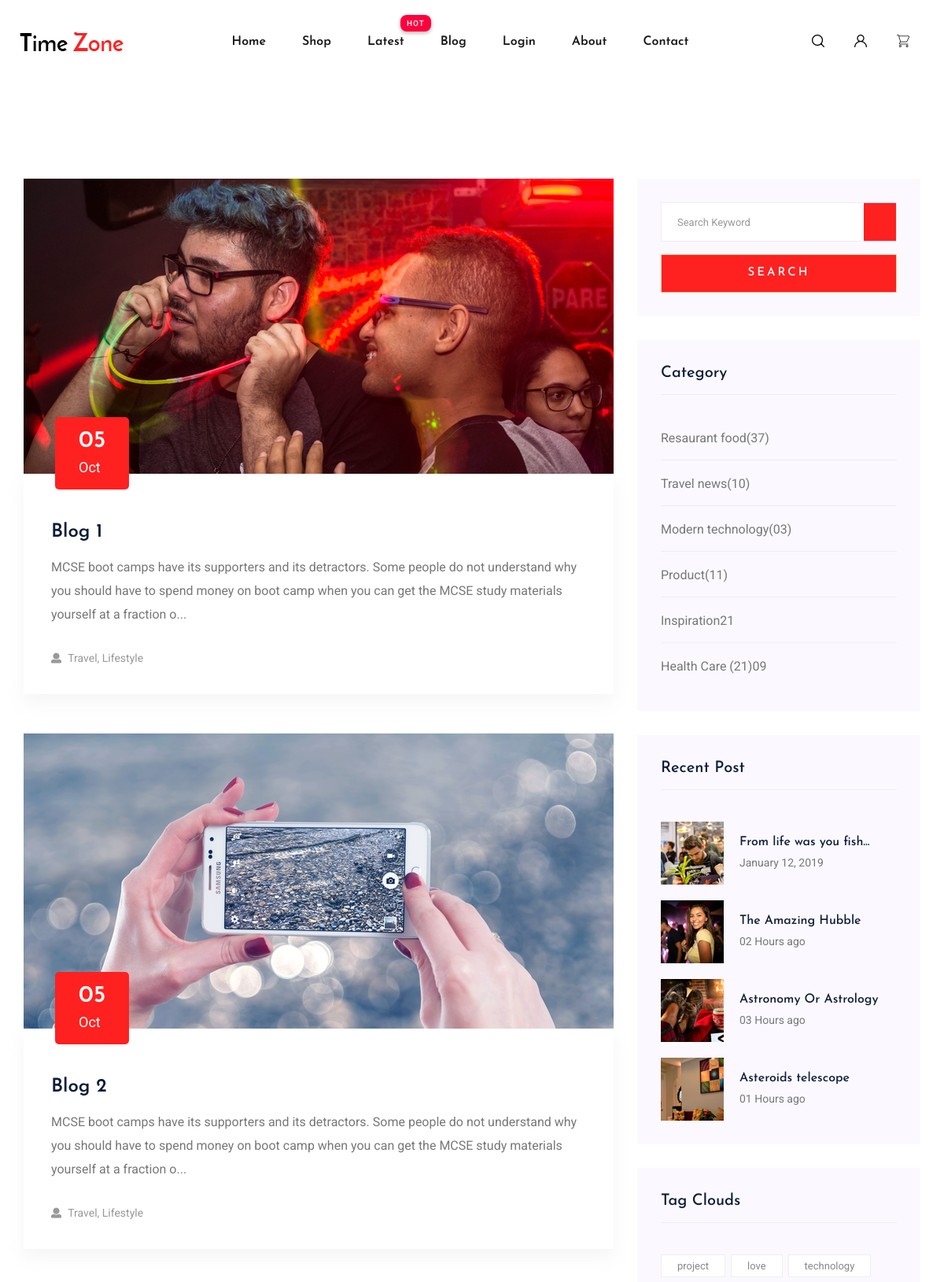
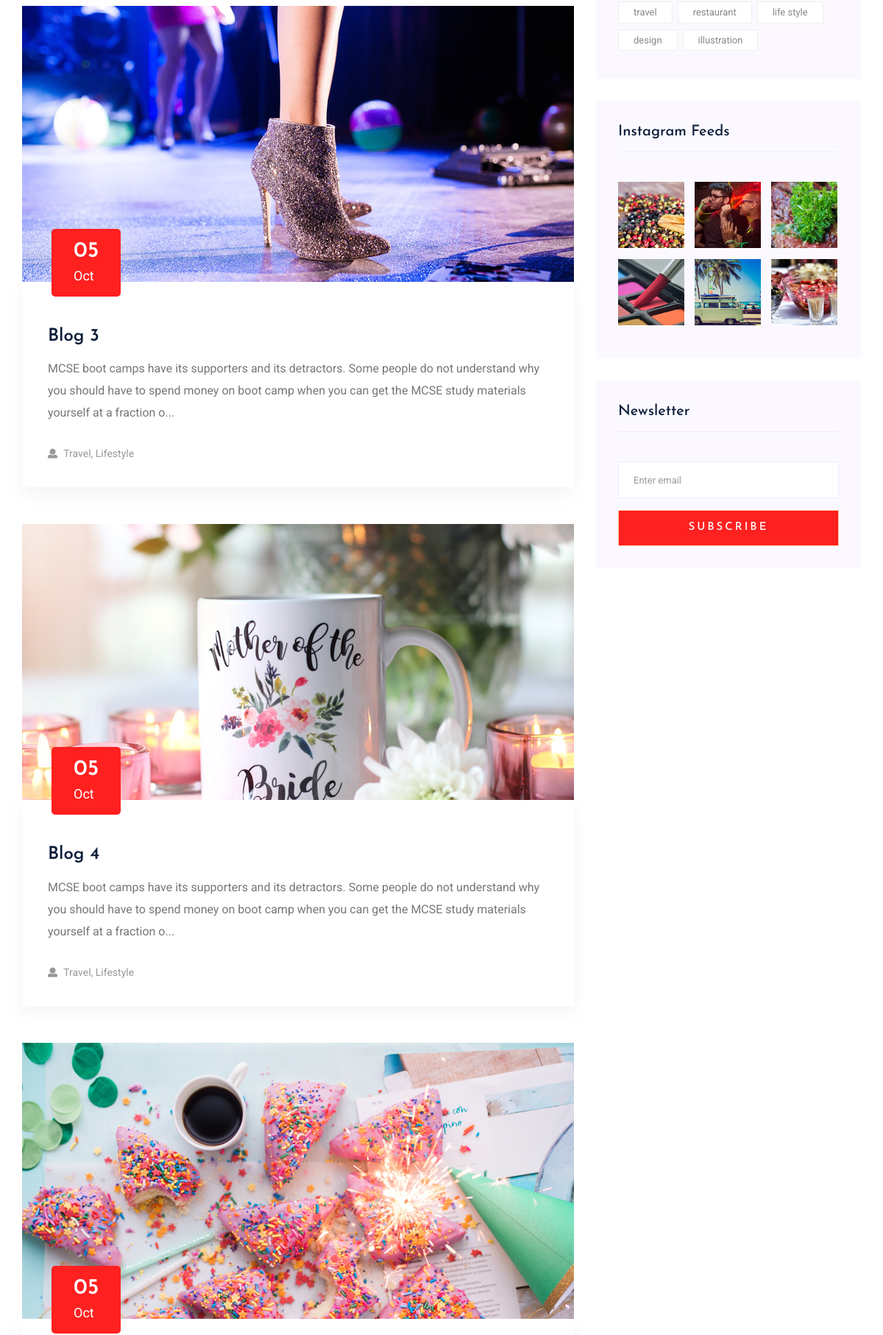
Screenshot of /blog/ (upper part) with the database file from the repository (2 pictures, top to bottom).
### Store/models.py (models this page shows, shortened)
class Blog(models.Model):
	title = models.CharField(max_length=1000)
	blog_desc = models.CharField(max_length=10000)
	blog_desc_note = models.CharField(max_length=8000)
	blog_img = models.ImageField(upload_to='blog_images/')
	blog_upload_date = models.DateTimeField(auto_now_add=True)
	author = models.CharField(max_length=100,default='')
	author_desc = models.CharField(max_length=1000,default='')
	author_img = models.ImageField(upload_to='blog_author_img/')

### Store/views.py (the view)
# urls.py: 2. Add a URL to urlpatterns:  path('blog/', include('blog.urls'))
def blog(request):
	blog = Blog.objects.all()
	return render(request,'blog.html',{'blog':blog})

### templates/blog.html (shortened to what this page needs)
{% load static %}
<!doctype html>
<html class="no-js" lang="zxx">
<head>
    <link rel="stylesheet" href="{% static 'css/bootstrap.min.css' %}">
    <link rel="stylesheet" href="{% static 'css/owl.carousel.min.css' %}">
    <link rel="stylesheet" href="{% static 'css/flaticon.css' %}">
    <link rel="stylesheet" href="{% static 'css/slicknav.css' %}">
    <link rel="stylesheet" href="{% static 'css/animate.min.css' %}">
    <link rel="stylesheet" href="{% static 'css/magnific-popup.css' %}">
    <link rel="stylesheet" href="{% static 'css/fontawesome-all.min.css' %}">
    <link rel="stylesheet" href="{% static 'css/themify-icons.css' %}">
    <link rel="stylesheet" href="{% static 'css/slick.css' %}">
    <link rel="stylesheet" href="{% static 'css/nice-select.css' %}">
    <link rel="stylesheet" href="{% static 'css/style.css' %}">
</head>
<body>
    <header>
        <div class="header-area">
            <div class="main-header header-sticky">
                <div class="container-fluid">
                    <div class="menu-wrapper">
                        <div class="logo">
                            <a href="index.html"><img src="{% static 'img/logo/logo.png' %}" alt=""></a>
                        </div>
                        <div class="main-menu d-none d-lg-block">
                            <nav>
                                <ul id="navigation">
                                    <li><a href="{% url 'Store:index' %}">Home</a></li>
                                    <li><a href="{% url 'Store:shop' %}">shop</a></li>
                                    <li class="hot"><a href="#">Latest</a>
                                    </li>
                                    <li><a href="{% url 'Store:blog' %}">Blog</a></li>
                                    <li>
                                        {% if user.is_authenticated %}
                                            <a href="{% url 'useraccount:logout' %}">Logout</a>
                                        {% else %}
                                            <a href="{% url 'useraccount:login' %}">Login</a>
                                        {% endif %}
                                    </li>
                                    <li><a href="{% url 'Store:about' %}">about</a></li>
                                    <li><a href="{% url 'Store:contact' %}">Contact</a></li>
                                </ul>
                            </nav>
                        </div>
                        <div class="header-right">
                            <ul>
                                <li>
                                    <div class="nav-search search-switch">
                                        <span class="flaticon-search"></span>
                                    </div>
                                </li>
                                <li>
                                    {% if user.is_authenticated %}
                                        <a href="{% url 'useraccount:logout' %}"><span class="flaticon-user"></span></a>
                                    {% else %}
                                        <a href="{% url 'useraccount:login' %}"><span class="flaticon-user"></span></a>
                                    {% endif %}
                                 </li>
                                <li><a href="{% url 'Store:cart' %}"><span class="flaticon-shopping-cart"></span></a> </li>
                            </ul>
                        </div>
                    </div>
                    <div class="col-12">
                    </div>
                </div>
            </div>
        </div>
    </header>
    <main>
        <section class="blog_area section-padding">
            <div class="container">
                <div class="row">
                    <div class="col-lg-8 mb-5 mb-lg-0">
                        <div class="blog_left_sidebar">
                        {% if blog %}
                            {% for b in blog %}
                                <article class="blog_item">
                                    <div class="blog_item_img">
                                        <a href="{% url 'Store:blog_details' b.pk %}">
                                        <img class="card-img rounded-0" src="{{ b.blog_img.url }}" alt="">
                                        </a>
                                        <a href="#" class="blog_item_date">
                                            <h3>{{ b.blog_upload_date|date:'d' }}</h3>
                                            <p>{{ b.blog_upload_date|date:'M' }}</p>
                                        </a>
                                    </div>
                                    <div class="blog_details">
                                        <a class="d-inline-block" href="{% url 'Store:blog_details' b.pk %}">
                                            <h2>{{ b.title }}</h2>
                                        </a>
                                        <p>{{ b.blog_desc|slice:200 }}...</p>
                                        <ul class="blog-info-link">
                                            <li><a href="#"><i class="fa fa-user"></i> Travel, Lifestyle</a></li>
                                        </ul>
                                    </div>
                                </article>
                            {% endfor %}
                        {% endif %}
                        </div>
                    </div>
                    <div class="col-lg-4">
                        <div class="blog_right_sidebar">
                            <aside class="single_sidebar_widget search_widget">
                                <form action="#">
                                    <div class="form-group">
                                        <div class="input-group mb-3">
                                            <input type="text" class="form-control" placeholder='Search Keyword'
                                                onfocus="this.placeholder = ''"
                                                onblur="this.placeholder = 'Search Keyword'">
                                            <div class="input-group-append">
                                                <button class="btns" type="button"><i class="ti-search"></i></button>
                                            </div>
                                        </div>
                                    </div>
                                    <button class="button rounded-0 primary-bg text-white w-100 btn_1 boxed-btn"
                                        type="submit">Search</button>
                                </form>
                            </aside>
                            <aside class="single_sidebar_widget post_category_widget">
                                <h4 class="widget_title">Category</h4>
                                <ul class="list cat-list">
                                    <li>
                                        <a href="#" class="d-flex">
                                            <p>Resaurant food</p>
                                            <p>(37)</p>
                                        </a>
                                    </li>
                                    <li>
                                        <a href="#" class="d-flex">
                                            <p>Travel news</p>
                                            <p>(10)</p>
                                        </a>
                                    </li>
                                    <li>
                                        <a href="#" class="d-flex">
                                            <p>Modern technology</p>
                                            <p>(03)</p>
                                        </a>
                                    </li>
                                    <li>
                                        <a href="#" class="d-flex">
                                            <p>Product</p>
                                            <p>(11)</p>
                                        </a>
                                    </li>
                                    <li>
                                        <a href="#" class="d-flex">
                                            <p>Inspiration</p>
                                            <p>21</p>
                                        </a>
                                    </li>
                                    <li>
                                        <a href="#" class="d-flex">
                                            <p>Health Care (21)</p>
                                            <p>09</p>
                                        </a>
                                    </li>
                                </ul>
                            </aside>
                            <aside class="single_sidebar_widget popular_post_widget">
                                <h3 class="widget_title">Recent Post</h3>
                                <div class="media post_item">
                                    <img src="{% static 'img/post/post_1.png' %}" alt="post">
                                    <div class="media-body">
                                        <a href="single-blog.html">
                                            <h3>From life was you fish...</h3>
                                        </a>
                                        <p>January 12, 2019</p>
                                    </div>
                                </div>
                                <div class="media post_item">
                                    <img src="{% static 'img/post/post_2.png' %}" alt="post">
                                    <div class="media-body">
                                        <a href="single-blog.html">
                                            <h3>The Amazing Hubble</h3>
                                        </a>
                                        <p>02 Hours ago</p>
                                    </div>
                                </div>
                                <div class="media post_item">
                                    <img src="{% static 'img/post/post_3.png' %}" alt="post">
                                    <div class="media-body">
                                        <a href="single-blog.html">
                                            <h3>Astronomy Or Astrology</h3>
                                        </a>
                                        <p>03 Hours ago</p>
                                    </div>
                                </div>
                                <div class="media post_item">
                                    <img src="{% static 'img/post/post_4.png' %}" alt="post">
                                    <div class="media-body">
                                        <a href="single-blog.html">
                                            <h3>Asteroids telescope</h3>
                                        </a>
                                        <p>01 Hours ago</p>
                                    </div>
                                </div>
                            </aside>
                            <aside class="single_sidebar_widget tag_cloud_widget">
                                <h4 class="widget_title">Tag Clouds</h4>
                                <ul class="list">
                                    <li>
                                        <a href="#">project</a>
                                    </li>
                                    <li>
                                        <a href="#">love</a>
                                    </li>
                                    <li>
                                        <a href="#">technology</a>
                                    </li>
                                    <li>
                                        <a href="#">travel</a>
                                    </li>
                                    <li>
                                        <a href="#">restaurant</a>
                                    </li>
                                    <li>
                                        <a href="#">life style</a>
                                    </li>
                                    <li>
                                        <a href="#">design</a>
                                    </li>
                                    <li>
                                        <a href="#">illustration</a>
                                    </li>
                                </ul>
                            </aside>
                            <aside class="single_sidebar_widget instagram_feeds">
                                <h4 class="widget_title">Instagram Feeds</h4>
                                <ul class="instagram_row flex-wrap">
                                    <li>
                                        <a href="#">
                                            <img class="img-fluid" src="{% static 'img/post/post_5.png' %}" alt="">
                                        </a>
                                    </li>
                                    <li>
                                        <a href="#">
                                            <img class="img-fluid" src="{% static 'img/post/post_6.png' %}" alt="">
                                        </a>
                                    </li>
                                    <li>
                                        <a href="#">
                                            <img class="img-fluid" src="{% static 'img/post/post_7.png' %}" alt="">
                                        </a>
                                    </li>
                                    <li>
                                        <a href="#">
                                            <img class="img-fluid" src="{% static 'img/post/post_8.png' %}" alt="">
                                        </a>
                                    </li>
                                    <li>
                                        <a href="#">
                                            <img class="img-fluid" src="{% static 'img/post/post_9.png' %}" alt="">
                                        </a>
                                    </li>
                                    <li>
                                        <a href="#">
                                            <img class="img-fluid" src="{% static 'img/post/post_10.png' %}" alt="">
                                        </a>
                                    </li>
                                </ul>
                            </aside>
                            <aside class="single_sidebar_widget newsletter_widget">
                                <h4 class="widget_title">Newsletter</h4>
                                <form action="#">
                                    <div class="form-group">
                                        <input type="email" class="form-control" onfocus="this.placeholder = ''"
                                            onblur="this.placeholder = 'Enter email'" placeholder='Enter email' required>
                                    </div>
                                    <button class="button rounded-0 primary-bg text-white w-100 btn_1 boxed-btn"
                                        type="submit">Subscribe</button>
                                </form>
                            </aside>
                        </div>
                    </div>
                </div>
            </div>
        </section>
    </main>
</body>
</html>

### rows the page displays
Blog: blog_img (picture), blog_upload_date "05", blog_upload_date "Oct", title "Blog 1", blog_desc "MCSE boot camps have its supporters and its detractors. Some people do not understand why you should have to spend money on boot camp when you can get the MCSE study materials yourself at a fraction o"
Blog: blog_img (picture), blog_upload_date "05", blog_upload_date "Oct", title "Blog 2", blog_desc "MCSE boot camps have its supporters and its detractors. Some people do not understand why you should have to spend money on boot camp when you can get the MCSE study materials yourself at a fraction o"
Blog: blog_img (picture), blog_upload_date "05", blog_upload_date "Oct", title "Blog 3", blog_desc "MCSE boot camps have its supporters and its detractors. Some people do not understand why you should have to spend money on boot camp when you can get the MCSE study materials yourself at a fraction o"
Blog: blog_img (picture), blog_upload_date "05", blog_upload_date "Oct", title "Blog 4", blog_desc "MCSE boot camps have its supporters and its detractors. Some people do not understand why you should have to spend money on boot camp when you can get the MCSE study materials yourself at a fraction o"
Blog: blog_img (picture), blog_upload_date "05", blog_upload_date "Oct"
